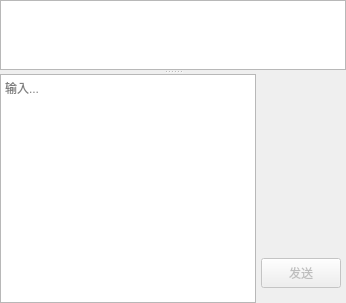
          <widget class="QWidget" name="tab1">
           <attribute name="title">
            <string>信息</string>
           </attribute>
           <layout class="QGridLayout" name="gridLayout_2">
            <property name="leftMargin">
             <number>0</number>
            </property>
            <property name="topMargin">
             <number>0</number>
            </property>
            <property name="rightMargin">
             <number>0</number>
            </property>
            <property name="bottomMargin">
             <number>0</number>
            </property>
            <property name="spacing">
             <number>0</number>
            </property>
            <item row="0" column="0">
             <widget class="QSplitter" name="splitter">
              <property name="sizePolicy">
               <sizepolicy hsizetype="Preferred" vsizetype="Preferred">
                <horstretch>0</horstretch>
                <verstretch>0</verstretch>
               </sizepolicy>
              </property>
              <property name="orientation">
               <enum>Qt::Vertical</enum>
              </property>
              <property name="opaqueResize">
               <bool>true</bool>
              </property>
              <property name="childrenCollapsible">
               <bool>true</bool>
              </property>
              <widget class="textBrowser" name="messageBrowser">
               <property name="sizePolicy">
                <sizepolicy hsizetype="Preferred" vsizetype="Preferred">
                 <horstretch>0</horstretch>
                 <verstretch>0</verstretch>
                </sizepolicy>
               </property>
               <property name="minimumSize">
                <size>
                 <width>0</width>
                 <height>0</height>
                </size>
               </property>
               <property name="baseSize">
                <size>
                 <width>0</width>
                 <height>0</height>
                </size>
               </property>
               <property name="focusPolicy">
                <enum>Qt::ClickFocus</enum>
               </property>
               <property name="acceptDrops">
                <bool>false</bool>
               </property>
               <property name="inputMethodHints">
                <set>Qt::ImhNone</set>
               </property>
               <property name="verticalScrollBarPolicy">
                <enum>Qt::ScrollBarAsNeeded</enum>
               </property>
               <property name="horizontalScrollBarPolicy">
                <enum>Qt::ScrollBarAlwaysOff</enum>
               </property>
               <property name="sizeAdjustPolicy">
                <enum>QAbstractScrollArea::AdjustToContents</enum>
               </property>
               <property name="lineWrapMode">
                <enum>QTextEdit::WidgetWidth</enum>
               </property>
               <property name="readOnly">
                <bool>true</bool>
               </property>
               <property name="acceptRichText">
                <bool>false</bool>
               </property>
               <property name="textInteractionFlags">
                <set>Qt::TextSelectableByMouse</set>
               </property>
              </widget>
              <widget class="QWidget" name="layoutWidget">
               <layout class="QHBoxLayout" name="horizontalLayout">
                <property name="spacing">
                 <number>5</number>
                </property>
                <item>
                 <widget class="plainTextEdit" name="inputEdit">
                  <property name="sizePolicy">
                   <sizepolicy hsizetype="Preferred" vsizetype="Preferred">
                    <horstretch>0</horstretch>
                    <verstretch>0</verstretch>
                   </sizepolicy>
                  </property>
                  <property name="minimumSize">
                   <size>
                    <width>0</width>
                    <height>65</height>
                   </size>
                  </property>
                  <property name="baseSize">
                   <size>
                    <width>0</width>
                    <height>0</height>
                   </size>
                  </property>
                  <property name="focusPolicy">
                   <enum>Qt::ClickFocus</enum>
                  </property>
                  <property name="acceptDrops">
                   <bool>false</bool>
                  </property>
                  <property name="verticalScrollBarPolicy">
                   <enum>Qt::ScrollBarAsNeeded</enum>
                  </property>
                  <property name="horizontalScrollBarPolicy">
                   <enum>Qt::ScrollBarAlwaysOff</enum>
                  </property>
                  <property name="sizeAdjustPolicy">
                   <enum>QAbstractScrollArea::AdjustIgnored</enum>
                  </property>
                  <property name="readOnly">
                   <bool>false</bool>
                  </property>
                  <property name="textInteractionFlags">
                   <set>Qt::TextEditorInteraction</set>
                  </property>
                  <property name="centerOnScroll">
                   <bool>true</bool>
                  </property>
                  <property name="placeholderText">
                   <string>输入...</string>
                  </property>
                 </widget>
                </item>
                <item>
                 <layout class="QVBoxLayout" name="verticalLayout">
                  <property name="spacing">
                   <number>5</number>
                  </property>
                  <property name="topMargin">
                   <number>0</number>
                  </property>
                  <property name="rightMargin">
                   <number>5</number>
                  </property>
                  <property name="bottomMargin">
                   <number>0</number>
                  </property>
                  <item>
                   <spacer name="verticalSpacer">
                    <property name="orientation">
                     <enum>Qt::Vertical</enum>
                    </property>
                    <property name="sizeType">
                     <enum>QSizePolicy::Expanding</enum>
                    </property>
                    <property name="sizeHint" stdset="0">
                     <size>
                      <width>5</width>
                      <height>200</height>
                     </size>
                    </property>
                   </spacer>
                  </item>
                  <item>
                   <widget class="QToolButton" name="sendButton">
                    <property name="enabled">
                     <bool>false</bool>
                    </property>
                    <property name="sizePolicy">
                     <sizepolicy hsizetype="Fixed" vsizetype="Maximum">
                      <horstretch>0</horstretch>
                      <verstretch>0</verstretch>
                     </sizepolicy>
                    </property>
                    <property name="minimumSize">
                     <size>
                      <width>80</width>
                      <height>30</height>
                     </size>
                    </property>
                    <property name="toolTip">
                     <string>发送输入内容</string>
                    </property>
                    <property name="toolTipDuration">
                     <number>5000</number>
                    </property>
                    <property name="text">
                     <string>发送</string>
                    </property>
                   </widget>
                  </item>
                  <item>
                   <spacer name="verticalSpacer_2">
                    <property name="orientation">
                     <enum>Qt::Vertical</enum>
                    </property>
                    <property name="sizeType">
                     <enum>QSizePolicy::Fixed</enum>
                    </property>
                    <property name="sizeHint" stdset="0">
                     <size>
                      <width>20</width>
                      <height>15</height>
                     </size>
                    </property>
                   </spacer>
                  </item>
                 </layout>
                </item>
               </layout>
              </widget>
             </widget>
            </item>
           </layout>
          </widget>
